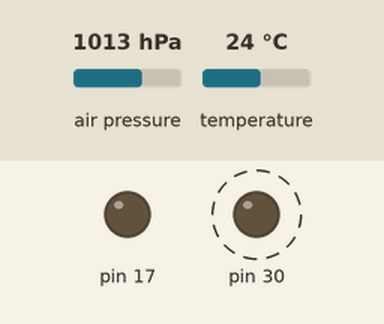
This sketch was run on a simulated Arduino Leonardo, built with avr-gcc and run on an emulated ATmega32U4. On the bench: output pins drawn as LEDs (lit = HIGH). Dashed ring = blinking. The test bench sets the inputs (shaded band); at power-on: air pressure 1013 hPa, temperature 24 °C. Storage starts empty.

Above: at 1.0 s.
Timing chart, 0 to 4.7 s (numbered marks = the images above):
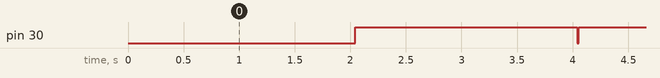

Measured:
- by itself, pin 30: alternates HIGH for 2.0 s and LOW for 0.01 s

The sketch:

RocketBaroLog.ino
```cpp
#include <Wire.h>
#include <SD.h>
#include <SFE_BMP180.h>

// ***********************
//        Settings
// ***********************

// Datapoint averaging
//#define ENABLE_DATA_AVERAGE
#define DATA_AVERAGE_POINTS 10

// Error printing
//#define ENABLE_ERROR_PRINT

// ***********************
//      SD Card Setup
// ***********************

#define chipSelect SS

static File dataFile;

// Fix support for non-leonardo/32u4 based devices
#ifndef TXLED1
#define LEDPIN 7
#define TX_RX_LED_INIT pinMode(LEDPIN, OUTPUT);
#define TXLED1 digitalWrite(LEDPIN, HIGH)
#define TXLED0 digitalWrite(LEDPIN, LOW)
#endif

struct datapoint
{
	uint32_t timestamp;
	double pressure;
};


// Disablable error printing, saves space
#ifdef ENABLE_ERROR_PRINT
#define ERRPRINT(s)	Serial.println(s)
#else
#define ERRPRINT(s)
#endif

// ***********************
//    Barometer Setup
// ***********************
SFE_BMP180 barometer;

void failBlink(int t)
{
	while (true)
	{
		TXLED1;
		delay(t);
		TXLED0;
		delay(t);
	}
}

void setup()
{
	TX_RX_LED_INIT;

#if ENABLE_ERROR_PRINT
	Serial.begin(115200);
#endif


	ERRPRINT("Initializing SD...");

	// see if the card is present and can be initialized:
	if (!SD.begin(chipSelect)) {
		ERRPRINT("Card failed, or not present");
		// don't do anything more:
		failBlink(100);
	}
	ERRPRINT("Card initialized!");


	bool success = false;
	int n = 0;

	char c[20];

	// Find the first file in the sequence {0.BIN, 1.BIN, 2.BIN, ..., n.BIN} that doesn't exist, and create it
	do
	{
		itoa(n++, c, 10);
		strcat(c, ".BIN");

		if (!SD.exists(c))		// If it doesn't extist, create.
		{
			dataFile = SD.open(c, FILE_WRITE);
			success = true;
		}
	} while (!success);


	if (barometer.begin() == 0)
	{
		ERRPRINT("BMP180 Init Fail");

		failBlink(1000);
	}

	TXLED1;
}

#define DATA_LENGTH 64
#define DATA_BUFFER_LENGTH (DATA_LENGTH * sizeof(datapoint))
int dataIdx = 0;
datapoint data[DATA_LENGTH];

void loop()
{
	// Set the timestamp on our datapoint
	data[dataIdx].timestamp = millis();

#ifdef ENABLE_DATA_AVERAGE
	double sum = 0;

	// Sum a set of points for the average
	for (byte i = 0; i < DATA_AVERAGE_POINTS; i++)
	{
		sum += getPressure();
	}

	// Set the pressure of this datapoint to the average that we calculate
	data[dataIdx].pressure = sum / DATA_AVERAGE_POINTS;
#else
	data[dataIdx].pressure = getPressure();
#endif

	// Increment index to the next datapoint in the array
	dataIdx++;

	if (dataIdx == DATA_LENGTH)		// The struct is full, time to flush.
	{
		// Reset index
		dataIdx = 0;

		TXLED1;
		if (dataFile)
		{
			if (dataFile.write((const uint8_t*)data, DATA_BUFFER_LENGTH) != DATA_BUFFER_LENGTH)
			{
				ERRPRINT("Error writing datalog.txt");
				failBlink(2000);
			}

			dataFile.flush();
		}
		TXLED0;
	}
}

double getPressure()
{
	char status;
	double T, P, p0, a;

	// You must first get a temperature measurement to perform a pressure reading.

	// Start a temperature measurement:
	// If request is successful, the number of ms to wait is returned.
	// If request is unsuccessful, 0 is returned.

	status = barometer.startTemperature();

	if (status == 0)
	{
		ERRPRINT("error starting temperature measurement\n");
		goto cleanup;
	}

	// Wait for the measurement to complete:
	delay(status);


	// Retrieve the completed temperature measurement:
	// Note that the measurement is stored in the variable T.
	// Use '&T' to provide the address of T to the function.
	// Function returns 1 if successful, 0 if failure.

	status = barometer.getTemperature(T);

	if (status == 0)
	{
		ERRPRINT("error retrieving temperature measurement\n");
		goto cleanup;
	}


	// Start a pressure measurement:
	// The parameter is the oversampling setting, from 0 to 3 (highest res, longest wait).
	// If request is successful, the number of ms to wait is returned.
	// If request is unsuccessful, 0 is returned.

	status = barometer.startPressure(3);

	if (status == 0)
	{
		ERRPRINT("error starting pressure measurement\n");
		goto cleanup;
	}

	// Wait for the measurement to complete:
	delay(status);

	// Retrieve the completed pressure measurement:
	// Note that the measurement is stored in the variable P.
	// Use '&P' to provide the address of P.
	// Note also that the function requires the previous temperature measurement (T).
	// (If temperature is stable, you can do one temperature measurement for a number of pressure measurements.)
	// Function returns 1 if successful, 0 if failure.

	status = barometer.getPressure(P, T);

	if (status == 0)
	{
		ERRPRINT("error retrieving pressure measurement\n");
		goto cleanup;
	}

	return P;

cleanup:
	return 0;
}
```
